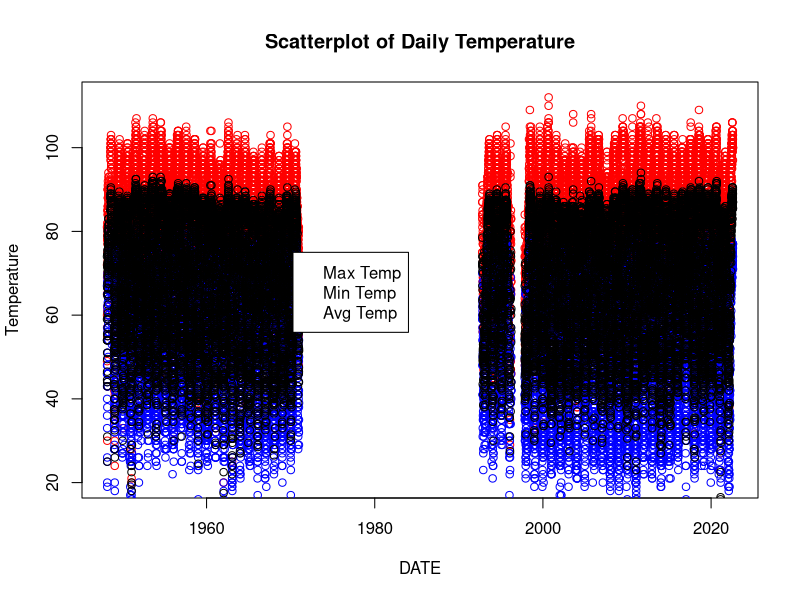
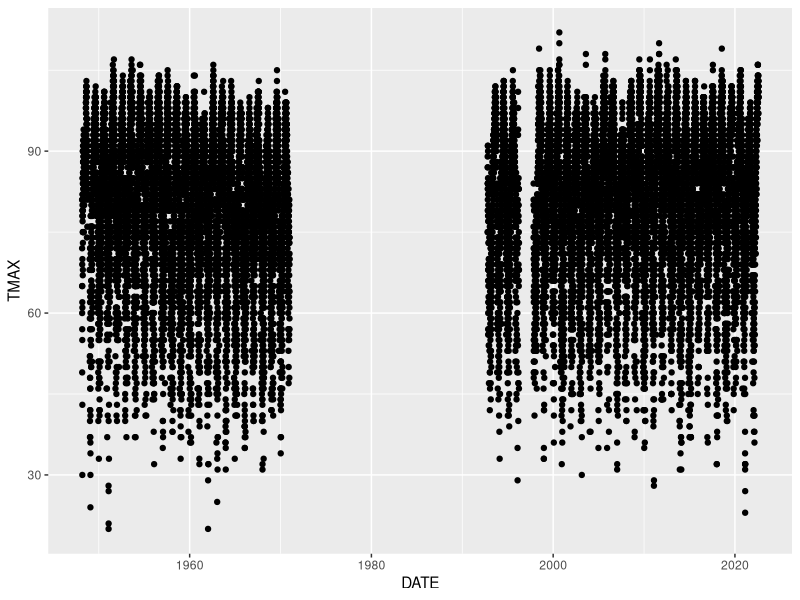
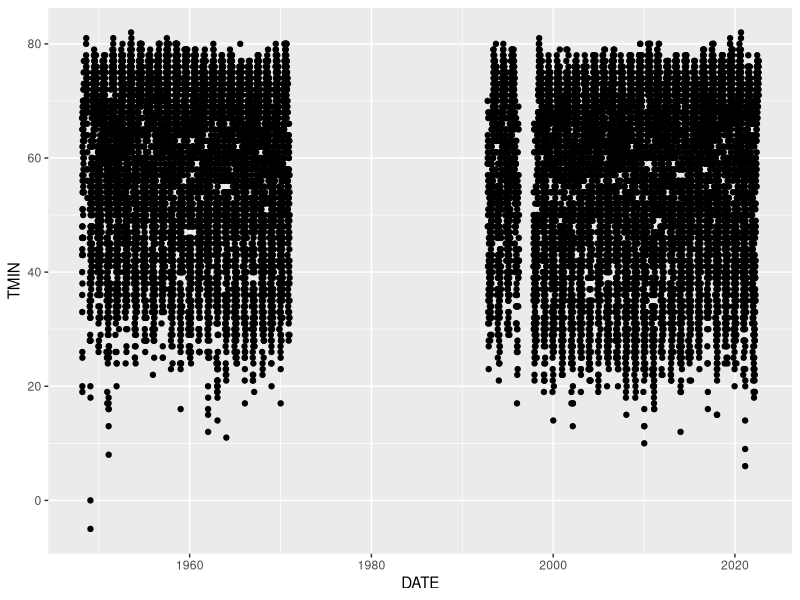
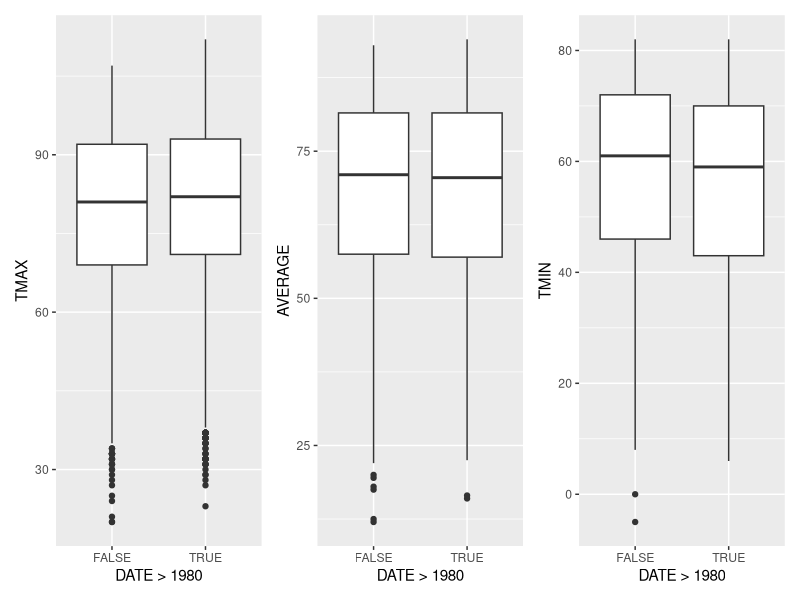
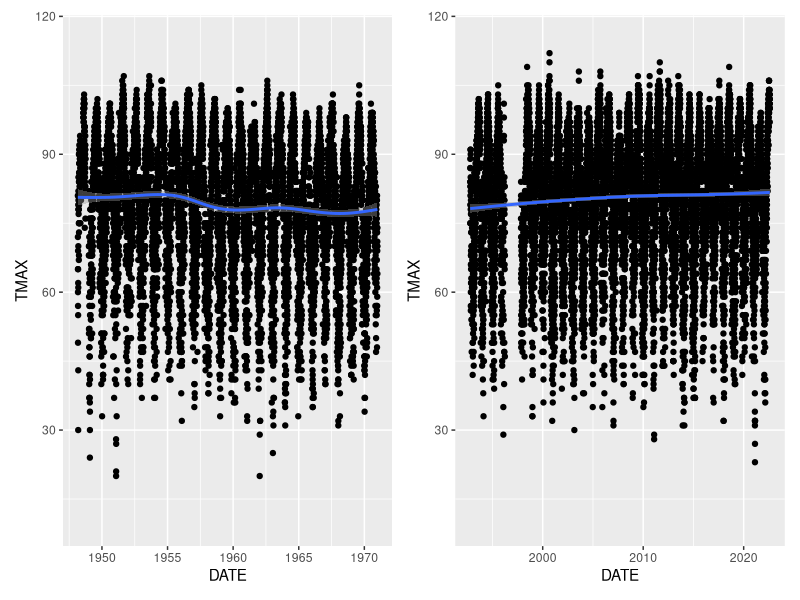
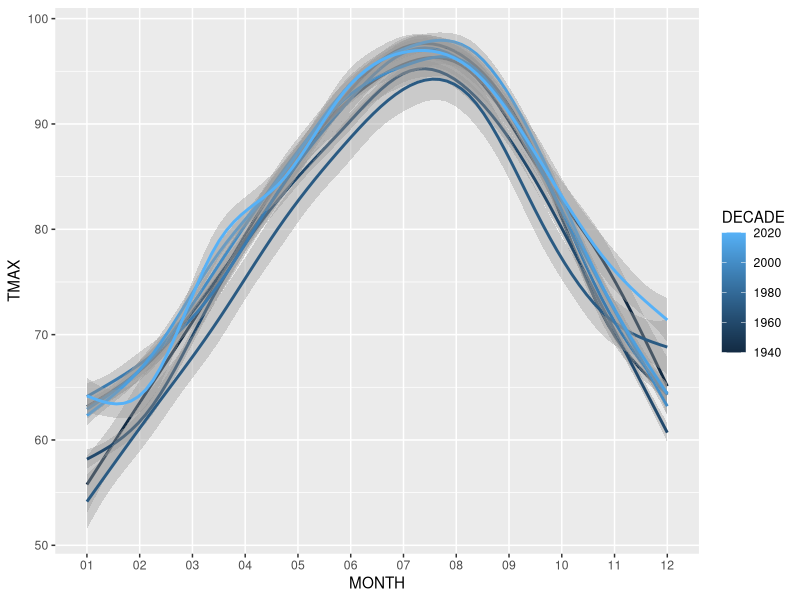
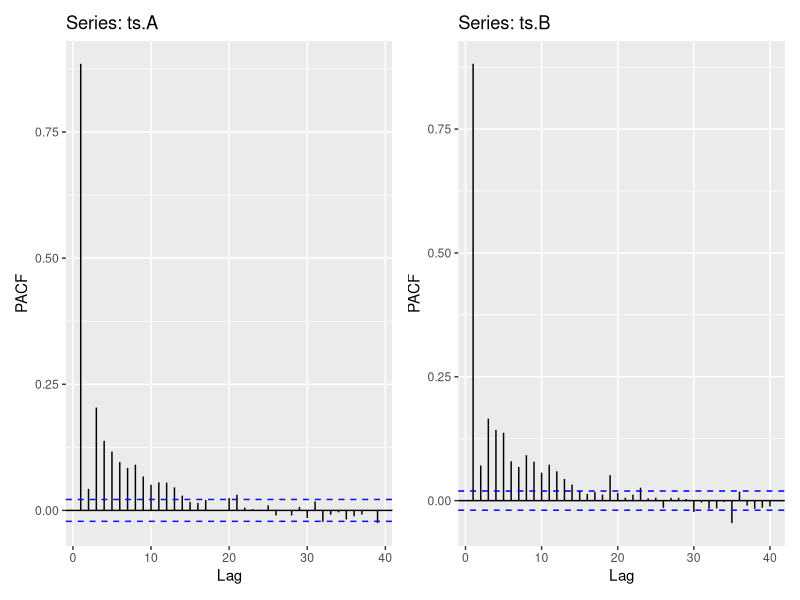
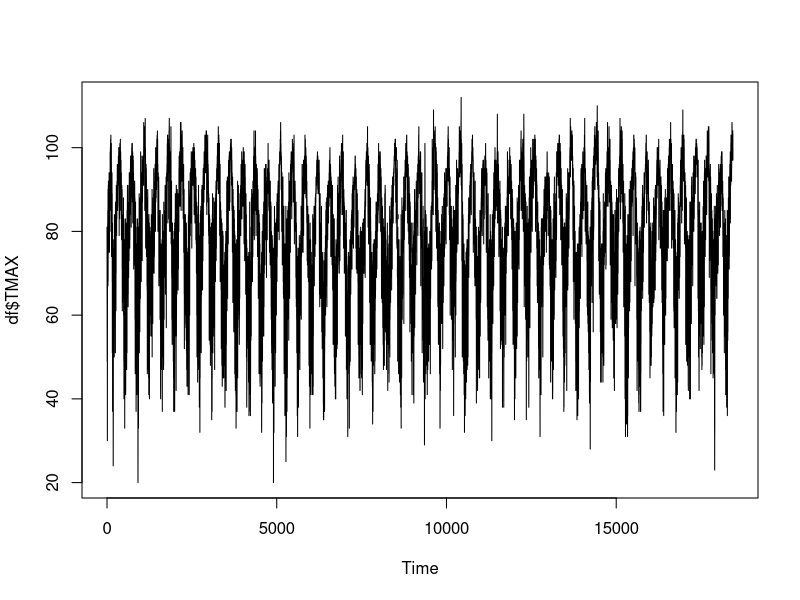

Generate these figures, in order, with R:
## ---- chunk 1
#loading libraries
library(tidyverse)
library(lubridate)
library(colorspace)
library(patchwork)
library(forecast)
library(zoo)
library(xts)
## ---- chunk 2
#creating dataframe
orig.df <- read.csv("austinClimate.csv")

#copying the original dataframe
df <- orig.df

#removing unnecessary data from df (info never changes)
df <- df %>%
  select(-NAME) %>%
  select(-STATION) %>%
  mutate(AVERAGE = (TMAX + TMIN)/2)

#changing the DATE format from character to Date
df$DATE <- as.Date(df$DATE)
#class(df$DATE)
## ---- chunk 3
plot(df$DATE, df$TMAX, 
     col="red", 
     main="Scatterplot of Daily Temperature", 
     xlab='DATE', 
     ylab='Temperature')
points(df$DATE, df$TMIN, col="blue")
points(df$DATE, df$AVERAGE, col='black')
legend(100, 75, 
       legend=c('Max Temp', 'Min Temp', 'Avg Temp'), 
       col=c('red', 'blue','black'))
## ---- chunk 4
#for some reason there is a giant section of missing data between 12/31/1971 10/15/1992. 
#in addition to those 20 years, there are another 89 missing rows
ggplot(data = df, aes(DATE, TMAX)) + 
  geom_point() 
  ggtitle("Daily Maximum Temperature")
## ---- chunk 5
#scatterplot of minimum daily temperature, 147 values removed plus all the missing dates
ggplot(data = df, aes(DATE, TMIN)) + 
  geom_point() 
  ggtitle("Daily Minimum Temperature")
## ---- chunk 6
df_lm_max <- lm(TMAX ~ DATE, data = df)
summary(df_lm_max)
## ---- chunk 7
df_lm_min <- lm(TMIN ~ DATE, data = df)
summary(df_lm_min)
## ---- chunk 8
avg_box <- 
  ggplot(data = df, aes(DATE > 1980, AVERAGE)) + 
  geom_boxplot()

max_box <- 
  ggplot(data = df, aes(DATE > 1980, TMAX)) + 
  geom_boxplot()

min_box <- 
  ggplot(data = df, aes(DATE > 1980, TMIN)) + 
  geom_boxplot()
## ---- chunk 9
max_box + avg_box + min_box
## ---- chunk 10
a <- subset(df, DATE < 1980)
b <- subset(df, DATE > 1980)
## ---- chunk 11
a_max <- 
  ggplot(data = a, aes(DATE, TMAX)) + 
  geom_point() +
  geom_smooth() +
  ylim(10, 115)

b_max <-
  ggplot(data = b, aes(DATE, TMAX)) + 
  geom_point() +
  geom_smooth() +
  ylim(10, 115)
## ---- chunk 12
a_max + b_max
## ---- chunk 13
newA <- a %>%
  separate(DATE, c("YEAR", "MONTH", "DAY")) %>%
  mutate(DECADE = floor(as.numeric(YEAR)/10)*10) %>%
  ggplot(aes(x=MONTH, y=TMAX, color=YEAR, group=YEAR)) + 
  geom_line() +
  scale_colour_viridis_d()

newB <- b %>%
  separate(DATE, c("YEAR", "MONTH", "DAY")) %>%
  mutate(DECADE = floor(as.numeric(YEAR)/10)*10) %>%
  ggplot(aes(x=MONTH, y=TMAX, color=YEAR, group=YEAR)) + 
  geom_line() +
  scale_colour_viridis_d()

new <- df %>%
  separate(DATE, c("YEAR", "MONTH", "DAY")) %>%
  mutate(DECADE = floor(as.numeric(YEAR)/10)*10) %>%
  ggplot(aes(x=MONTH, y=TMAX, color=YEAR, group=YEAR)) + 
  geom_line() +
  scale_colour_viridis_d()

newD <- df %>%
  separate(DATE, c("YEAR", "MONTH", "DAY")) %>%
  mutate(DECADE = floor(as.numeric(YEAR)/10)*10) %>%
  ggplot(aes(x=MONTH, y=TMAX, color=DECADE, group=DECADE)) + 
  geom_smooth() 
## ---- chunk 14
newD
## ---- chunk 15
ts.A <- ts(data=a$TMAX, start=c(1948, 03, 01), frequency=1)
ts.A <- as.xts(ts.A)

ts.B <- ts(data=b$TMAX, start=c(1948, 03, 01), frequency=1)
ts.B <- as.xts(ts.B)

gg.acf.A <- ggAcf(ts.A)
gg.acf.B <- ggAcf(ts.B)
gg.pacf.A <- ggPacf(ts.A)
gg.pacf.B <- ggPacf(ts.B, na.action = na.pass)
## ---- chunk 16
gg.pacf.A + gg.pacf.B
## ---- chunk 17
plot.ts(df$TMAX)
## ---- chunk 18
log.tmax <- log(df$TMAX)
plot.ts(log.tmax)
## ---- chunk 19
#library(TTR)
#sma.tmax <- na.omit(df$TMAX)
#sma.tmax <- SMA(df$TMAX, n=3)
#plot.ts(sma.tmax)
## ---- chunk 20
#maxComp <- decompose(df$DATE, df$TMAX)
## ---- chunk 21
#time series decomposition
#polar chart - stability analysis
## ---- chunk 22
max_box + avg_box + min_box
## ---- chunk 23
a_max + b_max
## ---- chunk 24
newD
